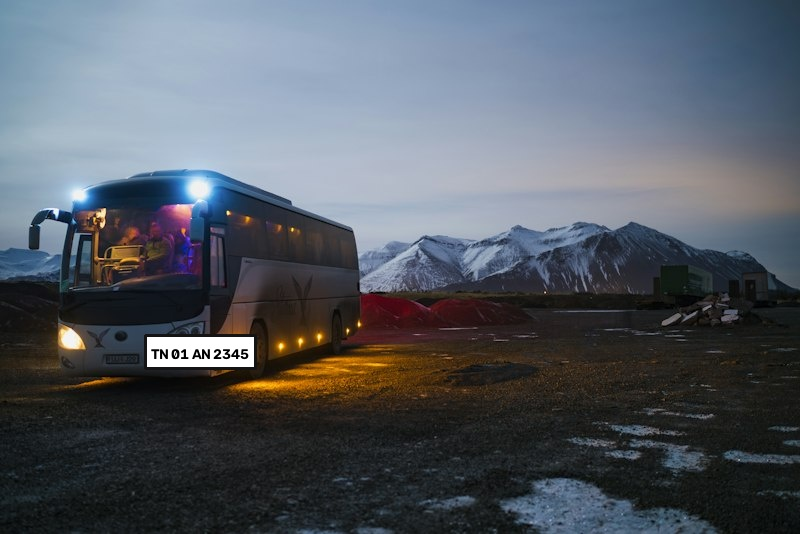
#> input picture real_cctv_bus_stream.jpg, 800 x 534 px
$ python -i anpr_engine.py   (imports and definitions only)
#> lines starting #> are read from the running program, lines starting #| are printed output that depends on the picture; after the words box and inside, x2 and y2 are one past the last pixel; in counts of white or black regions, pixels touching at a corner belong together
#> further down, picture is the input picture: shape (534, 800, 3); mean B, G, R 99.9, 91.3, 85.1
import re
from typing import Optional, Tuple, Dict, Any, List

class ANPREngine:
    """
    Automatic Number Plate Recognition (ANPR) Engine.
    Detects, crops, preprocesses, and recognizes bus registration license plates.
    """
    def __init__(self, languages: List[str] = ["en"], gpu: bool = False):
#> called with gpu = False
        self.languages = languages
        self.gpu = gpu
        self.reader = None
        self._init_ocr()
#> (the call stopped at in _init_ocr, `self.reader = easyocr.Reader(self.languages, gpu=self.gpu, verbose=Fal..`: easyocr is not available in this run)

        # Regular expressions for license plate formats (e.g. Indian state format: TN 01 AN 2345)
        self.plate_pattern = re.compile(r"([A-Z]{2}\s?[0-9]{1,2}\s?[A-Z]{0,3}\s?[0-9]{3,4})")

    def _init_ocr(self):
        try:
            import easyocr
            self.reader = easyocr.Reader(self.languages, gpu=self.gpu, verbose=False)
            print("[SUCCESS] EasyOCR engine initialized for ANPR.")
        except Exception as e:
            print(f"[INFO] EasyOCR not loaded ({e}). Using rule-based fallback preprocessor.")
            self.reader = None

    def preprocess_plate(self, image):
        """
        Enhance license plate image for character recognition.
        Grayscale -> Bilateral Filter -> Adaptive Thresholding / Otsu.
        """
        import cv2
        gray = cv2.cvtColor(image, cv2.COLOR_BGR2GRAY) if len(image.shape) == 3 else image
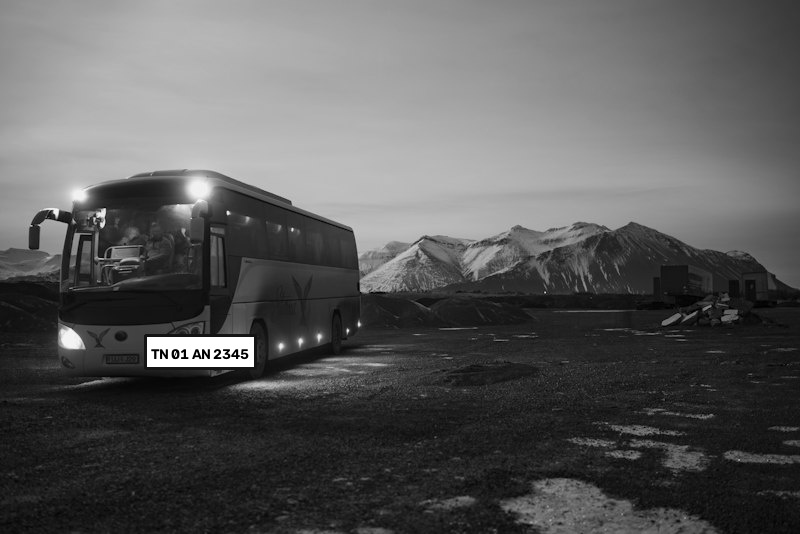
#> gray: shape (534, 800); min 0, max 255, mean 90.4
        # Noise reduction while keeping edges sharp
        filtered = cv2.bilateralFilter(gray, 11, 17, 17)
        # Contrast adjustment / Threshold
        thresh = cv2.adaptiveThreshold(filtered, 255, cv2.ADAPTIVE_THRESH_GAUSSIAN_C, cv2.THRESH_BINARY, 11, 2)
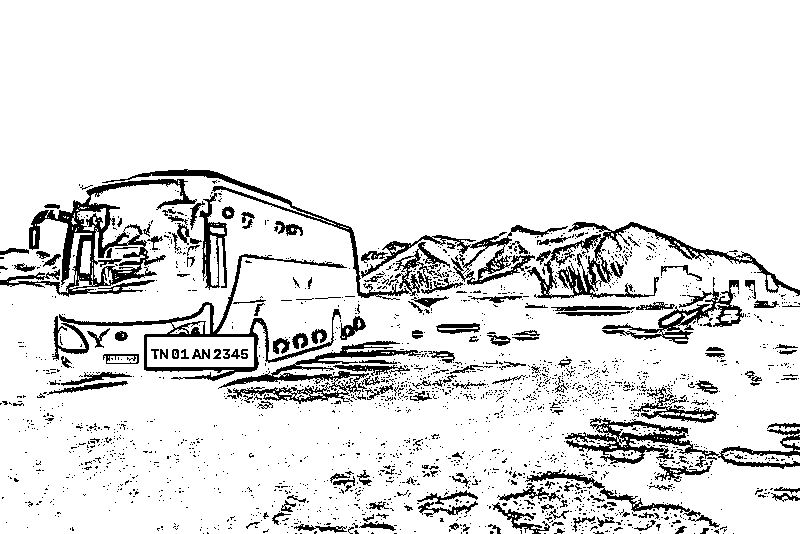
#> thresh: shape (534, 800); 89.2% white; 2155 black regions (1975 under 20 px), largest, box (x1, y1, x2, y2) and area: (0, 179, 197, 297) 5282, (527, 222, 800, 299) 3596, (52, 254, 347, 381) 3592
        return thresh

    # [123 lines left out: functions clean_plate_text, recognize_plate, not called in this run]

>>> import cv2
>>> picture = cv2.imread('../../real_cctv_bus_stream.jpg')
>>> result = ANPREngine().preprocess_plate(picture)
